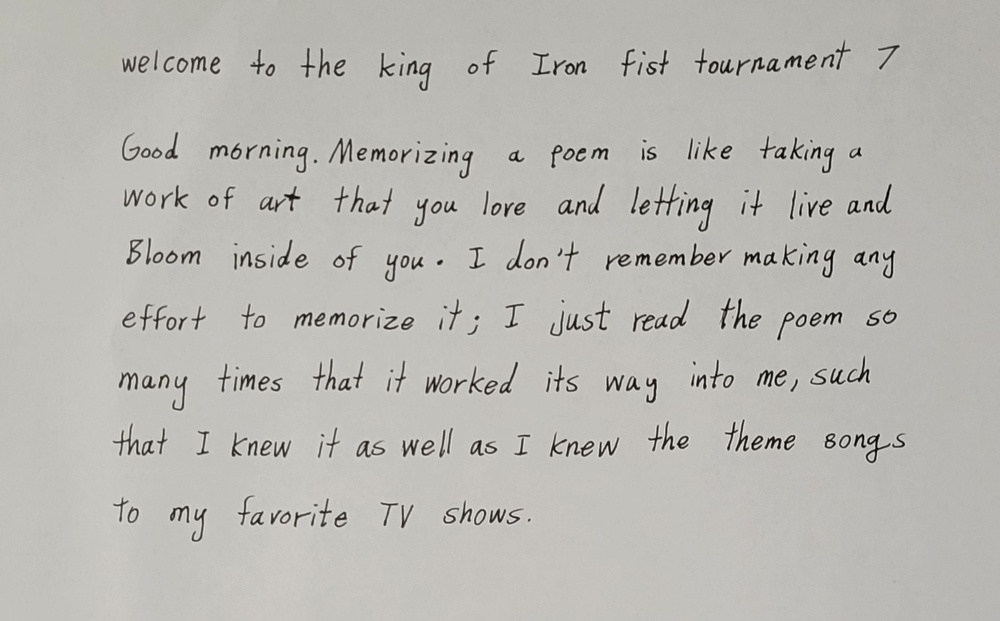
#> input picture User_operation/user_input_dir/3.fraudulant_clippers.jpg, 1000 x 621 px, shrunk from 1816 x 1127 before the run; its folder holds only this picture in this run
$ python -i 1_Preprocess_Images.py   (imports and definitions only)
#> lines starting #> are read from the running program, lines starting #| are printed output that depends on the picture; after the words box and inside, x2 and y2 are one past the last pixel; in counts of white or black regions, pixels touching at a corner belong together
# This file preprocesses the original ~1500 images in the kaggle dataset.
# There is another prepcossing method done by hand (separating lines and the guide-text
#   lines which only uses 200 of the images). The files for that process are in
#   the "Util Files" folder.

import cv2
import numpy as np
from PIL import Image
import os
import json
import pytesseract
import time

pytesseract.pytesseract.tesseract_cmd = r'C:\Program Files\Tesseract-OCR\tesseract.exe'

# Function for extracting the top portion of the image using the pytesseract library
def extract_guide_text (image_array):
    image = Image.fromarray(image_array)
    text = pytesseract.image_to_string(image)
    return text

# Function for returning the y-level of a line (the one at the top, bottom, or middle)
def detect_line (image, position) :
    # Creating a kernel to use for close morphological operation
    morph_operation_kernel = cv2.getStructuringElement(cv2.MORPH_RECT, (5,5))

    # Converting image to grayscale (already done in crop_below_title_line)
    #gray = cv2.cvtColor(image, cv2.COLOR_BGR2GRAY)

    # Performing OPEN morphological operation on the image
    opened = cv2.morphologyEx(image, cv2.MORPH_OPEN, morph_operation_kernel)

    # Detecting the edges found
    edges = cv2.Canny(opened, 50, 150, apertureSize=3)

    # Detecting lines using Hough Transform (from the edges)
    lines = cv2.HoughLinesP(edges, 1, np.pi / 90, threshold=2,
                            minLineLength=120, maxLineGap=3)

    y_level = 0
    if position == "top":
        #Starting from the bottom, and finding highest possible horizontal (y-length < 7) long line
        top_y = image.shape[0]
        for line in lines:
            x1, y1, x2, y2 = line[0]
            if abs(y1 - y2) < 7 :  # horizontal & long
                if y1 < top_y:
                    top_y = y1
        y_level = top_y

    elif position == "bottom":
        #Starting at the top, and finding the lowest (y-length < 7) long line
        bottom_y = 0
        for line in lines:
            x1, y1, x2, y2 = line[0]
            if  abs(y1 - y2) < 7:  # horizontal & long
                if y1 > bottom_y:
                    bottom_y = y1
        y_level = bottom_y

    else:
        #This is the middle case. Just run the same algorithm that we ram in the bottom case.
        middle_y = 0
        for line in lines:
            x1, y1, x2, y2 = line[0]
            if  abs(y1 - y2) < 7:  # horizontal & long
                if y1 > middle_y and y1 < (int(image.shape[0]/2)) and y1 > (int(image.shape[0] * .05)):
                    middle_y = y1
        y_level = middle_y

    return y_level

# down the road: I think we need to preprocess more (remove background table and enhance lines)
def process_image(image_path):
    # Loading image
    # These files are "temporary" because we would like to crop them.
    image = cv2.imread(image_path)
    image = cv2.cvtColor(image, cv2.COLOR_BGR2GRAY)


    # Before detecting lines, crop away the bottom part of the image, because all of the images have -
    # - some sort a fold line that the models would detect as a line and mess up the separation
    # fatal bug happened: (12% fix for now)
    # Cropping the bottom 10% of the image
    num_pixels_to_be_cut = int(image.shape[0] * 0.88)
    image = image[:num_pixels_to_be_cut - 1, :]

    return image

def crop_below_title_line(image_path, output_guide_text_path=None, output_handwritten_image_path = None):
    image = process_image(image_path)
#> in process_image, image is the input picture: shape (621, 1000, 3); mean B, G, R 179.3, 184.2, 185.5
#> in process_image, `image = image[:num_pixels_to_be_cut - 1, :]`:
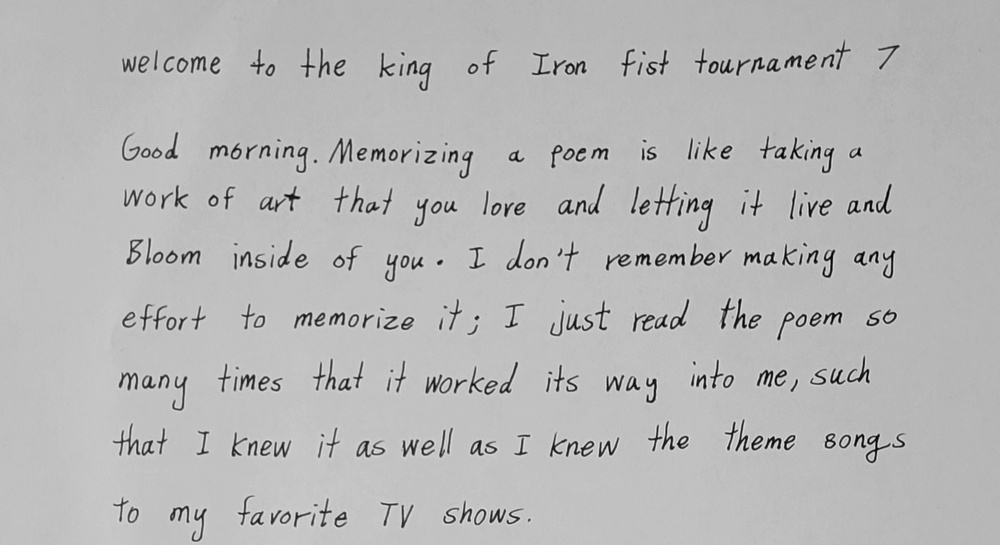
#> image: shape (545, 1000); min 0, max 233, mean 183.1

    top_line_y = detect_line(image, "top")
#> in detect_line, `opened = cv2.morphologyEx(image, cv2.MORPH_OPEN, morph_operation_kernel)`:
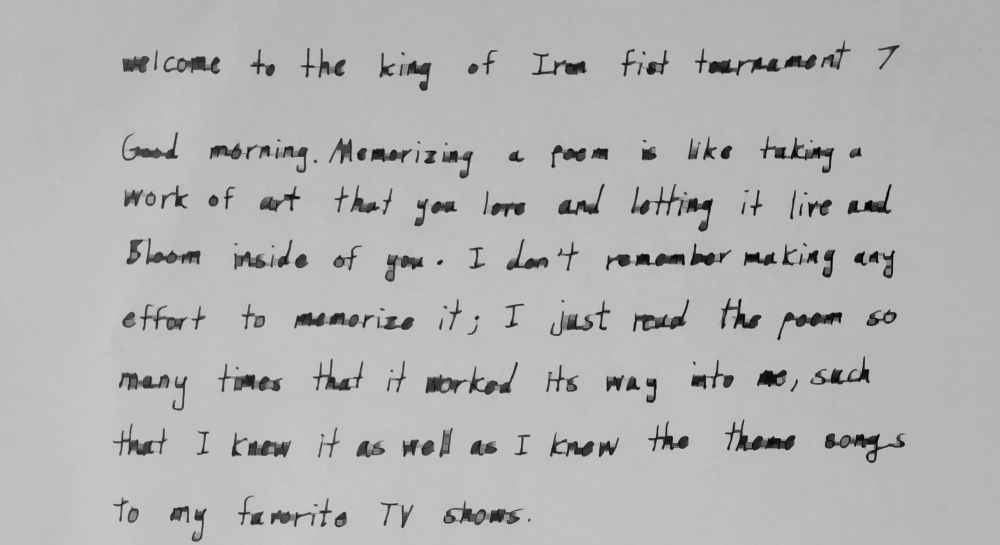
#> opened: shape (545, 1000); min 0, max 199, mean 179
#> in detect_line, `edges = cv2.Canny(opened, 50, 150, apertureSize=3)`:
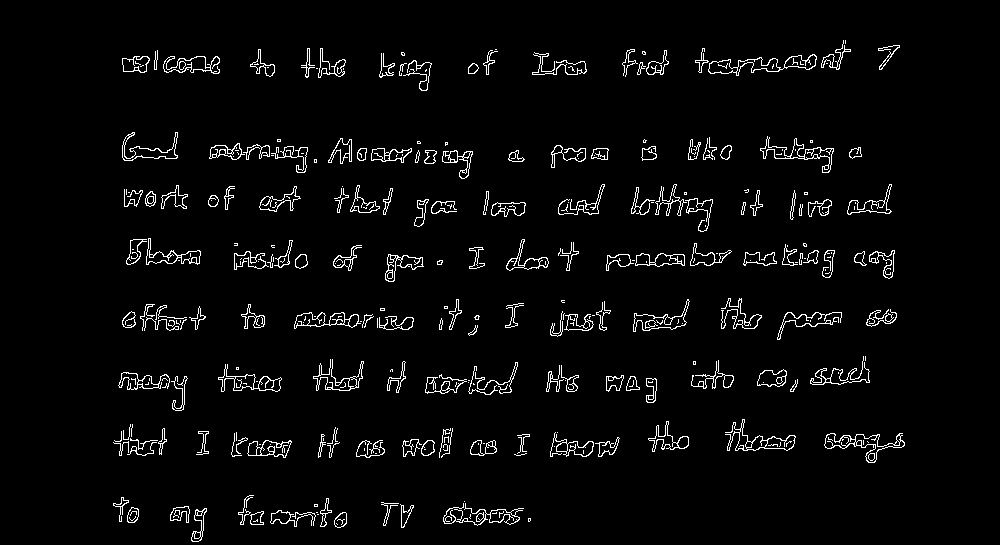
#> edges: shape (545, 1000); 3.5% white in thin lines or dots, all inside (x1, y1, x2, y2) = (113, 40, 905, 542)
#> in detect_line, `lines = cv2.HoughLinesP(edges, 1, np.pi / 90, threshold=2, minLineLeng..`: lines = None
#> after the loop in detect_line, `for line in lines:`: top_y = 545
    bottom_line_y = detect_line(image, "bottom")


    # Cropping the image so that what is left is below the top-most long line, and above the bottom-most long line
    # This would make it so that what's left is only the handwriting and the guide image
    cropped_1 = image[top_line_y+1:, :]
    cropped_2 = cropped_1[:bottom_line_y - top_line_y - 10, :]

    # Detecting the middle line in the cropped image.
    middle_line_y = detect_line(cropped_2, "middle")

    if (top_line_y == 0 or bottom_line_y == 0 or middle_line_y == 0):
        print(f'Error in image:', os.path.basename(image_path))
        print(f'top line: {top_line_y}')
        print(f'bottom line: {bottom_line_y}')
        print(f'middle line: {middle_line_y}')


    # Separating the handwriting and the guide image based on the middle line y-level. After this,
    # we will have 2 new images that will be used in the rest of the segments after this segment.
    img_guide = cropped_2[:middle_line_y - 1, :]
    img_handwritten = cropped_2[middle_line_y+1:, :]

    # Turning the guide image to text
    guide_text = extract_guide_text(img_guide)

    #Storing the txt file
    if output_guide_text_path:
        output_guide_text_path = output_guide_text_path.replace('.png', '.txt')

    if output_guide_text_path:
        os.makedirs(os.path.dirname(output_guide_text_path), exist_ok=True)

    with open(output_guide_text_path, 'w', encoding='utf-8') as f:
        f.write(guide_text)

    # Storing the handwritten text image
    if output_handwritten_image_path:
        #print(output_handwritten_image_path)
        if img_handwritten.size > 0:
            cv2.imwrite(output_handwritten_image_path, img_handwritten)
        else:
            print("Handwritten image is empty, skipping save.")
    else:
        print("handwritten image not saved as no output path was provided for handwritten image.")
    # output path of changed filetype .txt
    return output_guide_text_path

# test bugs
def test_image(folder_path, filename, guide_output_dir, handwritten_output_dir):
    if not os.path.isdir(folder_path):
        print(f"Folder does not exist: {folder_path}")
        return

    image_path = os.path.join(folder_path, filename)
    if not os.path.exists(image_path):
        print(f"File not found: {image_path}")
        return

    label = f"{os.path.basename(folder_path)}_{filename}"

    output_guide_image_path = os.path.join(guide_output_dir, f"guide_text_{label}")
    output_handwritten_image_path = os.path.join(handwritten_output_dir, f"handwritten_{label}")

    print(f"Testing image: {image_path}")
    result = crop_below_title_line(image_path, output_guide_image_path, output_handwritten_image_path)

    print(f"Saved: {os.path.basename(output_guide_image_path)} & {os.path.basename(output_handwritten_image_path)}")
    return result

# [46 lines not run here, left out]

#> (the run stopped early here; a loop or call above may not have finished)

$ run again, on User_operation/user_input_dir/6.harden_disappeared.jpg
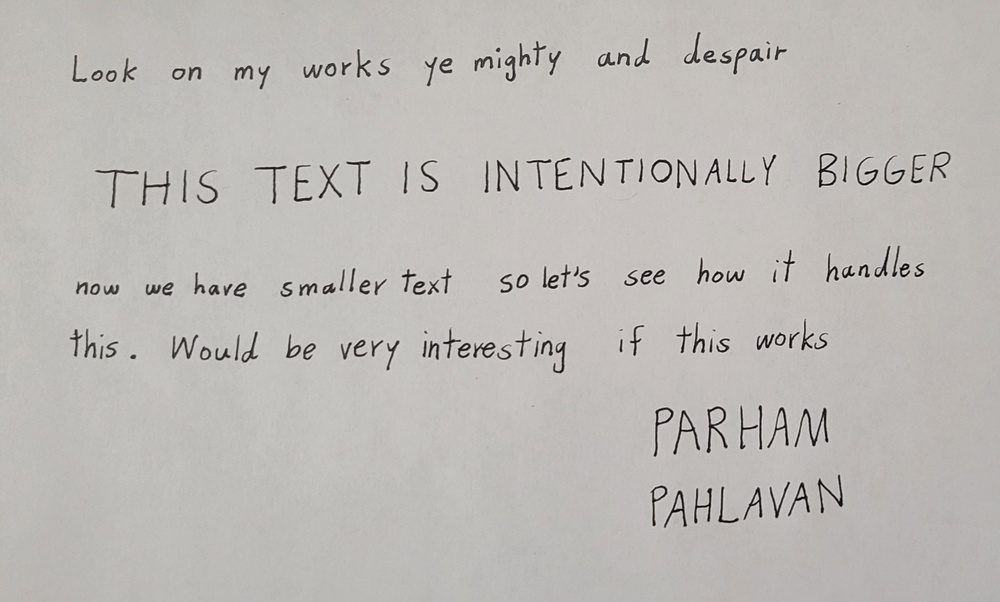
#> input picture User_operation/user_input_dir/6.harden_disappeared.jpg, 1000 x 602 px, shrunk from 2354 x 1418 before the run
#> in process_image, image is the input picture: shape (602, 1000, 3); mean B, G, R 181.8, 185.6, 188.4
#> in process_image, `image = image[:num_pixels_to_be_cut - 1, :]`:
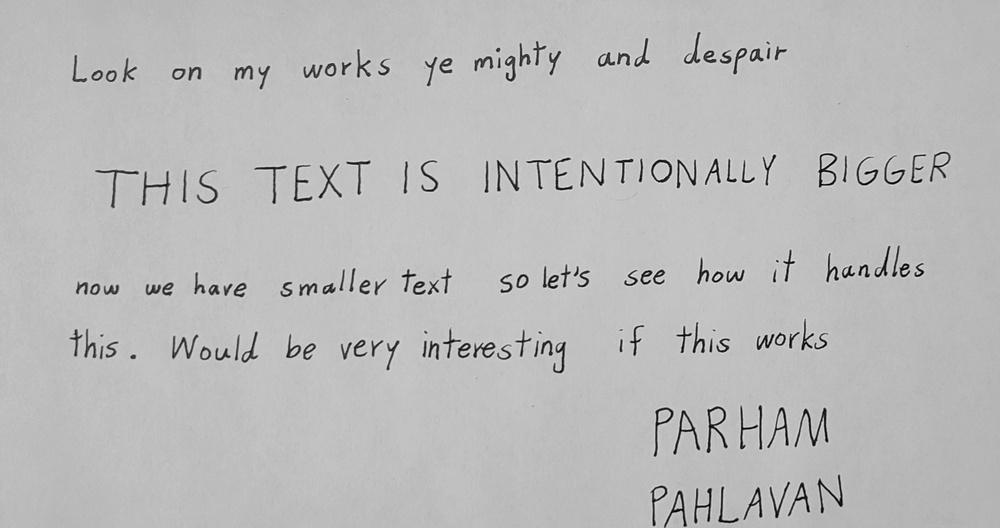
#> image: shape (528, 1000); min 0, max 232, mean 186.3
#> in detect_line, `edges = cv2.Canny(opened, 50, 150, apertureSize=3)`:
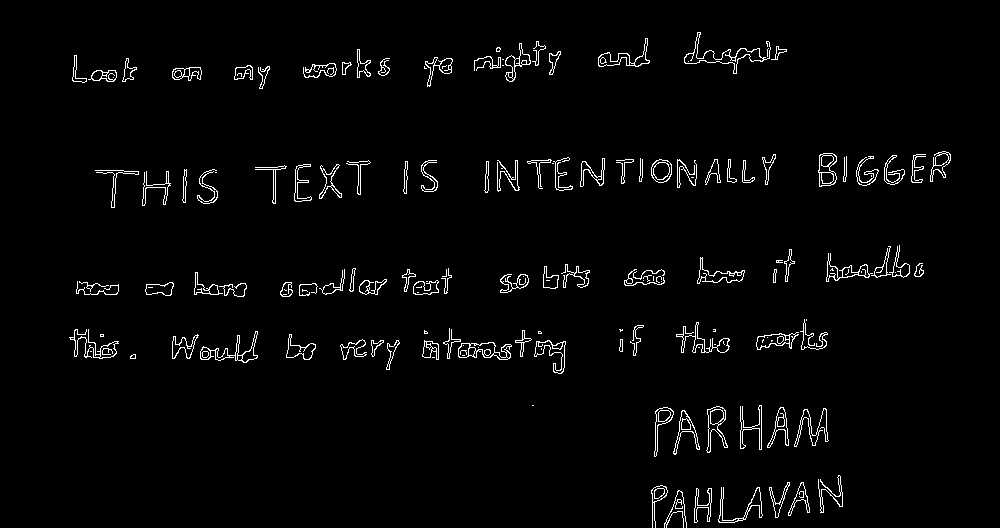
#> edges: shape (528, 1000); 2.5% white in thin lines or dots, all inside (x1, y1, x2, y2) = (69, 32, 951, 528)
#> lines = None
#> after the loop in detect_line, `for line in lines:`: top_y = 528
